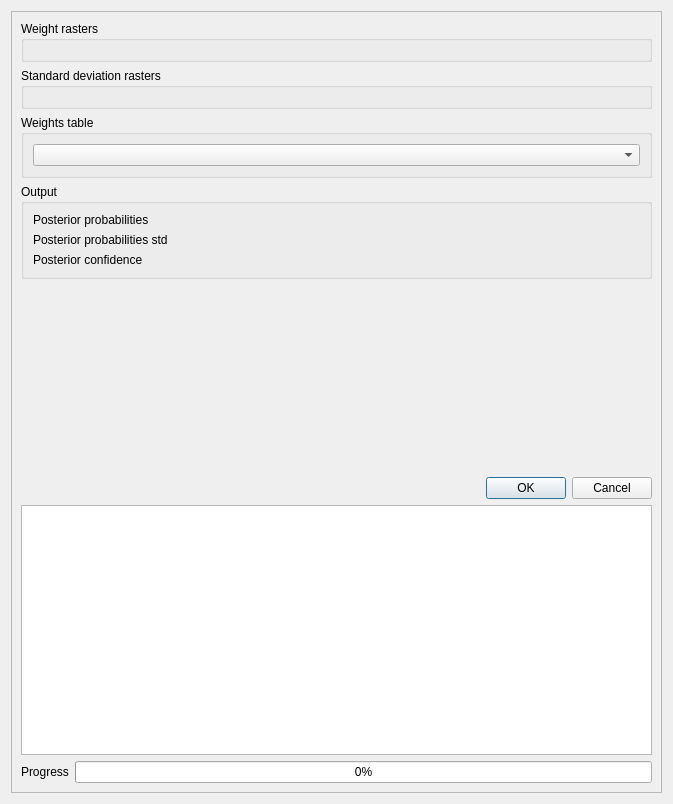
<?xml version="1.0" encoding="UTF-8"?>
<ui version="4.0">
 <class>Form</class>
 <widget class="QWidget" name="Form">
  <property name="geometry">
   <rect>
    <x>0</x>
    <y>0</y>
    <width>673</width>
    <height>804</height>
   </rect>
  </property>
  <property name="windowTitle">
   <string>Form</string>
  </property>
  <layout class="QVBoxLayout" name="verticalLayout_2">
   <item>
    <widget class="QScrollArea" name="scrollArea_2">
     <property name="widgetResizable">
      <bool>true</bool>
     </property>
     <widget class="QWidget" name="scrollAreaWidgetContents_2">
      <property name="geometry">
       <rect>
        <x>0</x>
        <y>0</y>
        <width>653</width>
        <height>784</height>
       </rect>
      </property>
      <layout class="QVBoxLayout" name="verticalLayout_3">
       <item>
        <widget class="QGroupBox" name="groupBox">
         <property name="toolTip">
          <string>Weight rasters generated in Calculate weights step. Generalized W+ and W+ rasters should be used.</string>
         </property>
         <property name="title">
          <string>Weight rasters</string>
         </property>
         <layout class="QVBoxLayout" name="weight_rasters_layout"/>
        </widget>
       </item>
       <item>
        <widget class="QGroupBox" name="groupBox_3">
         <property name="toolTip">
          <string>Standard deviation rasters generated in Calculate weights step. Generalized S_W+ and S_W+ rasters should be used.</string>
         </property>
         <property name="title">
          <string>Standard deviation rasters</string>
         </property>
         <layout class="QVBoxLayout" name="standard_deviation_rasters_layout"/>
        </widget>
       </item>
       <item>
        <widget class="QGroupBox" name="weights_table_box">
         <property name="sizePolicy">
          <sizepolicy hsizetype="Preferred" vsizetype="Maximum">
           <horstretch>0</horstretch>
           <verstretch>0</verstretch>
          </sizepolicy>
         </property>
         <property name="toolTip">
          <string/>
         </property>
         <property name="title">
          <string>Weights table</string>
         </property>
         <layout class="QVBoxLayout" name="verticalLayout">
          <item>
           <widget class="QgsMapLayerComboBox" name="weights_table">
            <property name="sizePolicy">
             <sizepolicy hsizetype="Minimum" vsizetype="Fixed">
              <horstretch>0</horstretch>
              <verstretch>0</verstretch>
             </sizepolicy>
            </property>
            <property name="toolTip">
             <string>Weight metrics table generated in Calculate weights step. Needed for total and deposit pixel counts.</string>
            </property>
           </widget>
          </item>
         </layout>
        </widget>
       </item>
       <item>
        <widget class="QGroupBox" name="groupBox_2">
         <property name="title">
          <string>Output</string>
         </property>
         <layout class="QFormLayout" name="formLayout_3">
          <item row="0" column="0">
           <widget class="QLabel" name="label_5">
            <property name="toolTip">
             <string>Raster of posterior probabilites.</string>
            </property>
            <property name="text">
             <string>Posterior probabilities</string>
            </property>
           </widget>
          </item>
          <item row="0" column="1">
           <widget class="QgsFileWidget" name="output_probabilities">
            <property name="toolTip">
             <string>Raster of posterior probabilites.</string>
            </property>
            <property name="storageMode">
             <enum>QgsFileWidget::SaveFile</enum>
            </property>
           </widget>
          </item>
          <item row="1" column="0">
           <widget class="QLabel" name="label">
            <property name="toolTip">
             <string>Raster of standard deviations in the posterior probability calculations.</string>
            </property>
            <property name="text">
             <string>Posterior probabilities std</string>
            </property>
           </widget>
          </item>
          <item row="2" column="0">
           <widget class="QLabel" name="label_2">
            <property name="toolTip">
             <string>Raster of confidence of the prospectivity values obtained in the posterior probability array.</string>
            </property>
            <property name="text">
             <string>Posterior confidence</string>
            </property>
           </widget>
          </item>
          <item row="1" column="1">
           <widget class="QgsFileWidget" name="output_probabilities_std">
            <property name="toolTip">
             <string>Raster of standard deviations in the posterior probability calculations.</string>
            </property>
            <property name="storageMode">
             <enum>QgsFileWidget::SaveFile</enum>
            </property>
           </widget>
          </item>
          <item row="2" column="1">
           <widget class="QgsFileWidget" name="output_confidence">
            <property name="toolTip">
             <string>Raster of confidence of the prospectivity values obtained in the posterior probability array.</string>
            </property>
            <property name="storageMode">
             <enum>QgsFileWidget::SaveFile</enum>
            </property>
           </widget>
          </item>
         </layout>
        </widget>
       </item>
       <item>
        <spacer name="verticalSpacer_3">
         <property name="orientation">
          <enum>Qt::Vertical</enum>
         </property>
         <property name="sizeHint" stdset="0">
          <size>
           <width>20</width>
           <height>40</height>
          </size>
         </property>
        </spacer>
       </item>
       <item>
        <widget class="QDialogButtonBox" name="button_box">
         <property name="standardButtons">
          <set>QDialogButtonBox::Cancel|QDialogButtonBox::Ok</set>
         </property>
        </widget>
       </item>
       <item>
        <layout class="QVBoxLayout" name="verticalLayout_18">
         <item>
          <widget class="QTextEdit" name="log">
           <property name="sizePolicy">
            <sizepolicy hsizetype="Expanding" vsizetype="Expanding">
             <horstretch>0</horstretch>
             <verstretch>0</verstretch>
            </sizepolicy>
           </property>
           <property name="minimumSize">
            <size>
             <width>0</width>
             <height>250</height>
            </size>
           </property>
           <property name="maximumSize">
            <size>
             <width>16777215</width>
             <height>16777215</height>
            </size>
           </property>
           <property name="autoFormatting">
            <set>QTextEdit::AutoNone</set>
           </property>
           <property name="readOnly">
            <bool>true</bool>
           </property>
           <property name="html">
            <string>&lt;!DOCTYPE HTML PUBLIC &quot;-//W3C//DTD HTML 4.0//EN&quot; &quot;http://www.w3.org/TR/REC-html40/strict.dtd&quot;&gt;
&lt;html&gt;&lt;head&gt;&lt;meta name=&quot;qrichtext&quot; content=&quot;1&quot; /&gt;&lt;style type=&quot;text/css&quot;&gt;
p, li { white-space: pre-wrap; }
&lt;/style&gt;&lt;/head&gt;&lt;body style=&quot; font-family:'Ubuntu'; font-size:11pt; font-weight:400; font-style:normal;&quot;&gt;
&lt;p style=&quot;-qt-paragraph-type:empty; margin-top:0px; margin-bottom:0px; margin-left:0px; margin-right:0px; -qt-block-indent:0; text-indent:0px;&quot;&gt;&lt;br /&gt;&lt;/p&gt;&lt;/body&gt;&lt;/html&gt;</string>
           </property>
          </widget>
         </item>
         <item>
          <layout class="QHBoxLayout" name="progress_layout">
           <item>
            <widget class="QLabel" name="progress_label">
             <property name="text">
              <string>Progress</string>
             </property>
            </widget>
           </item>
           <item>
            <widget class="QProgressBar" name="progress_bar">
             <property name="value">
              <number>0</number>
             </property>
            </widget>
           </item>
          </layout>
         </item>
        </layout>
       </item>
      </layout>
     </widget>
    </widget>
   </item>
  </layout>
 </widget>
 <customwidgets>
  <customwidget>
   <class>QgsFileWidget</class>
   <extends>QWidget</extends>
   <header>qgsfilewidget.h</header>
   <container>1</container>
  </customwidget>
  <customwidget>
   <class>QgsMapLayerComboBox</class>
   <extends>QComboBox</extends>
   <header>qgsmaplayercombobox.h</header>
  </customwidget>
 </customwidgets>
 <resources/>
 <connections/>
</ui>
